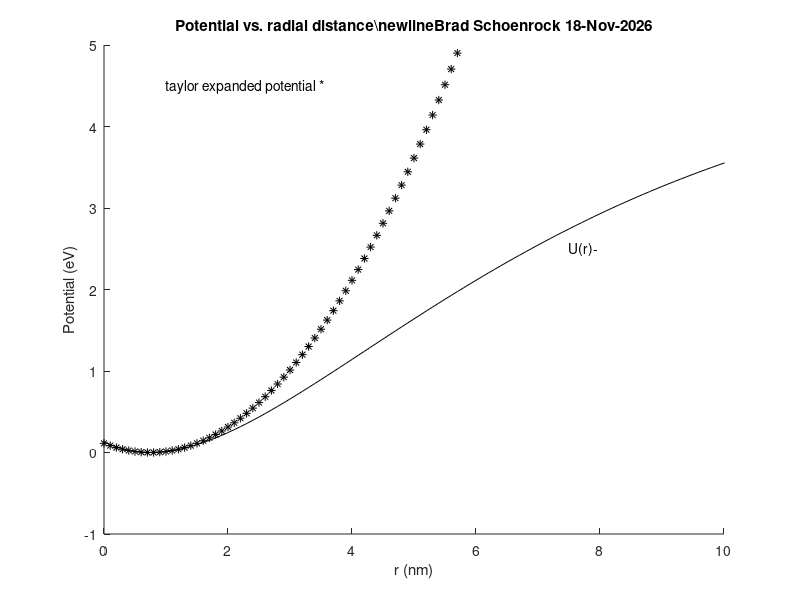

Here is the MATLAB script that generated this plot:
%this program plots the moorse potential

clear all;

D=5;
B=0.2;
R=0.75;
r=(-50:.1:50)';

F1=D*(1-exp(-B*(r-R))).^2;
F2=(r-R).^2*D*B*B;

figure;
hold on;

ttla=('Potential vs. radial distance');
tt2='Brad Schoenrock ';
tta=[ttla,'\newline',tt2,date];
title(tta)
xlabel('r (nm)');
ylabel('Potential (eV)');
axis([0  10  -1 5]);

plot(r,F1,'black-');
text(7.5,2.5,'U(r)-');
plot(r,F2,'black*');
text(1,4.5,'taylor expanded potential *');

hold off
